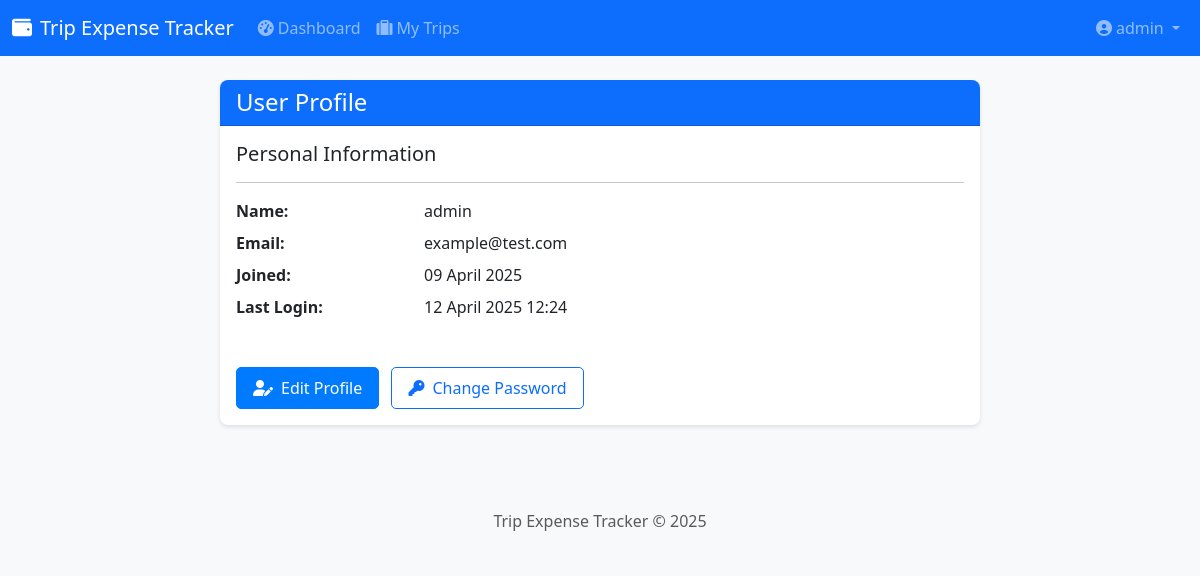
Screenshot of /auth/profile (signed in) with the database file from the repository.
### expense_tracker/backend/models/user.py (models this page shows, shortened)
class User(UserMixin, db.Model):
    id = db.Column(db.Integer, primary_key=True)
    email = db.Column(db.String(120), unique=True, nullable=False, index=True)
    name = db.Column(db.String(100), nullable=False)
    password_hash = db.Column(db.String(128))
    created_at = db.Column(db.DateTime, default=datetime.utcnow)
    last_seen = db.Column(db.DateTime, default=datetime.utcnow)
    is_admin = db.Column(db.Boolean, default=False)
    trips_created = db.relationship('Trip', backref='admin', lazy='dynamic', foreign_keys='Trip.admin_id')

### expense_tracker/backend/routes/auth.py (the view)
@bp.route('/profile')
@login_required
def profile():
    return render_template('auth/profile.html', user=current_user)

### expense_tracker/backend/templates/auth/profile.html (shortened to what this page needs)
{% extends "base.html" %}
{% block content %}
<div class="container mt-4">
    <div class="row">
        <div class="col-md-8 offset-md-2">
            <div class="card">
                <div class="card-header bg-primary text-white">
                    <h4 class="mb-0">User Profile</h4>
                </div>
                <div class="card-body">
                    <div class="row mb-4">
                        <div class="col-md-12">
                            <h5>Personal Information</h5>
                            <hr>
                            <dl class="row">
                                <dt class="col-sm-3">Name:</dt>
                                <dd class="col-sm-9">{{ user.name }}</dd>
                                <dt class="col-sm-3">Email:</dt>
                                <dd class="col-sm-9">{{ user.email }}</dd>
                                <dt class="col-sm-3">Joined:</dt>
                                <dd class="col-sm-9">{{ user.created_at.strftime('%d %B %Y') }}</dd>
                                <dt class="col-sm-3">Last Login:</dt>
                                <dd class="col-sm-9">{{ user.last_seen.strftime('%d %B %Y %H:%M') if user.last_seen else 'Not available' }}</dd>
                            </dl>
                        </div>
                    </div>
                    <div class="row mt-4">
                        <div class="col-md-12">
                            <a href="{{ url_for('auth.edit_profile') }}" class="btn btn-primary">
                                <i class="fas fa-user-edit me-2"></i>Edit Profile
                            </a>
                            <a href="{{ url_for('auth.change_password') }}" class="btn btn-outline-primary ms-2">
                                <i class="fas fa-key me-2"></i>Change Password
                            </a>
                        </div>
                    </div>
                </div>
            </div>
        </div>
    </div>
</div>
{% endblock %}

### expense_tracker/backend/templates/base.html (shortened to what this page needs)
<!DOCTYPE html>
<html lang="en">
<head>
    <link href="https://cdn.jsdelivr.net/npm/bootstrap@5.3.0-alpha1/dist/css/bootstrap.min.css" rel="stylesheet">
    <link rel="stylesheet" href="https://cdnjs.cloudflare.com/ajax/libs/font-awesome/6.0.0/css/all.min.css">
    <link rel="stylesheet" href="{{ url_for('static', filename='css/style.css') }}">
</head>
<body>
    <nav class="navbar navbar-expand-lg navbar-dark bg-primary">
        <div class="container">
            <a class="navbar-brand" href="{{ url_for('main.index') }}">
                <i class="fas fa-wallet me-2"></i>Trip Expense Tracker
            </a>
            <div class="collapse navbar-collapse" id="navbarNav">
                <ul class="navbar-nav me-auto">
                    {% if current_user.is_authenticated %}
                    <li class="nav-item">
                        <a class="nav-link" href="{{ url_for('main.dashboard') }}">
                            <i class="fas fa-tachometer-alt me-1"></i>Dashboard
                        </a>
                    </li>
                    <li class="nav-item">
                        <a class="nav-link" href="{{ url_for('trips.list_trips') }}">
                            <i class="fas fa-suitcase me-1"></i>My Trips
                        </a>
                    </li>
                    {% endif %}
                </ul>
                <ul class="navbar-nav">
                    {% if current_user.is_authenticated %}
                    <li class="nav-item dropdown">
                        <a class="nav-link dropdown-toggle" href="#" id="userDropdown" role="button" data-bs-toggle="dropdown">
                            <i class="fas fa-user-circle me-1"></i>{{ current_user.name }}
                        </a>
                    </li>
                    {% endif %}
                </ul>
            </div>
        </div>
    </nav>
    <div class="container mt-4">
        {% block content %}{% endblock %}
    </div>
    <footer class="footer mt-5 py-3 bg-light">
        <div class="container text-center">
            <span class="text-muted">Trip Expense Tracker &copy; 2025</span>
        </div>
    </footer>
</body>
</html>

### expense_tracker/backend/static/css/style.css (style rules this page uses)
body { font-family: 'Segoe UI', Tahoma, Geneva, Verdana, sans-serif; background-color: #f8f9fa; color: #333; }
.container { max-width: 1200px; }
.card { border-radius: 8px; box-shadow: 0 2px 4px rgba(0, 0, 0, 0.1); margin-bottom: 20px; border: none; }
.card-header { border-radius: 8px 8px 0 0 !important; font-weight: 500; }
.btn { border-radius: 5px; padding: 8px 16px; font-weight: 500; }
.btn-primary { background-color: #007bff; border-color: #007bff; }

### rows the page displays
User: name "admin", email "example@test.com", created_at "09 April 2025", last_seen "12 April 2025 12:24"
